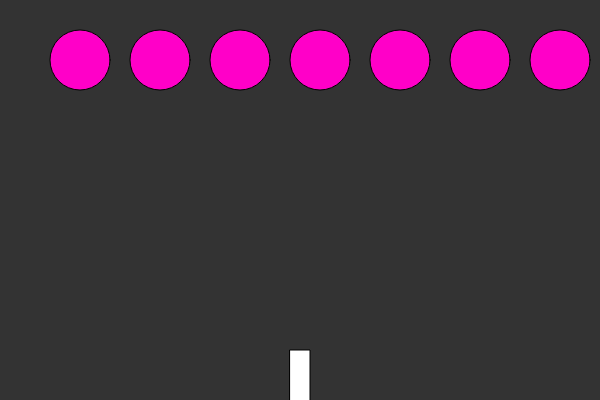
Frame 1 (no input)
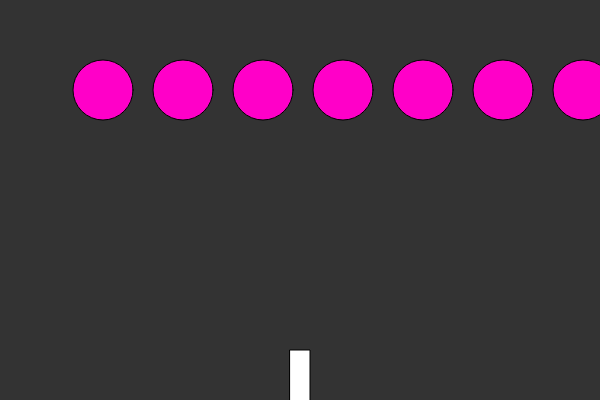
Frame 60 (no input)
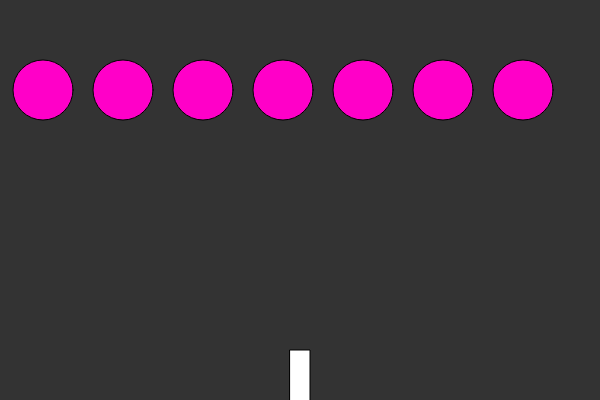
Frame 120 (the mouse pressed at the canvas centre since frame 60)

The p5.js sketch that drew these frames (run headless with seeded random() and noise() and a simulated clock; from frame 60 on, the mouse is pressed at the canvas centre):

// p5.js sketch
// ── sketch.js
var ship;
var flowers = [];
var drops = [];

function setup() {
    createCanvas(600,400);
    ship = new Ship();
    for (var i = 0; i<7; i++){
        flowers [i] = new Flower(i*80+80, 60);
    }
    //drop = new Drop(width/2,height/2);
}

function draw() {
    background(51);
    ship.show();
    ship.move();
    var edge = false;
    for (var i = 0; i < flowers.length; i++) {
        flowers[i].show();
        flowers[i].move();
        if (flowers[i].x > width || flowers[i].x < 0) {
            edge=true
        }
    }
    if (edge){
        for (var i = 0; i<flowers.length; i++){
            flowers[i].shiftDown();
            //  console.log(width,flowers[i].x)       
        }
    } 
    for (var i = 0; i<drops.length; i++){
        drops[i].show();
        drops[i].move();
        //checking for bullet hits the cookie
        for (var j = 0; j<flowers.length; j++){
            if (drops[i].hits(flowers[j])){
                //getting rid of the cookie
                flowers.splice(j,1);
                //execute evaporate function from drop.js
                drops[i].evaporate();
            }
        } 
    }
    //getting rid of the bullet
    for (var i = drops.length-1; i>= 0; i--){
        if (drops[i].toDelete){
            drops.splice(i,1);
        }
    }
}

function keyReleased(){
    ship.setDir(0);
}

function keyPressed(){
    if (key === ' '){
        var drop = new Drop(ship.x,height);
        drops.push(drop); 
    }
    if (keyCode === RIGHT_ARROW){
        ship.setDir(1);
    }else if (keyCode === LEFT_ARROW){
        ship.setDir(-1);
    }
}
// ── drop.js
function Drop(x, y){
    this.x = x;
    this.y = y;

    this.show = function(){
        noStroke();
        fill(150, 0, 255);
        ellipse(this.x, this.y,12,12);
    }

    this.move = function(){
        this.y = this.y - 3;
    }

}
// ── flower.js
function Flower(x, y){
    this.x = x;
    this.y = y;
    this.r = 30;

    this.xdir = 1;
     

    this.show = function(){
        fill(255, 0, 200);
        ellipse(this.x, this.y,this.r*2,this.r*2);
    }

    this.move = function() {
        this.x = this.x + this.xdir;
    }

    this.shiftDown = function() {
        this.xdir *= -1;
        this.y += this.r;
  }
}
// ── missiles.js
function Missiles(x,y){
    this.x = x;
    this.y = y;
    this.r = 8;

    this.show = function(){
        noStroke();
        fill(200,0, 80);
        ellipse(this.x, this.y, this.r*2,this.r*2);
    }

    this.move = function (){
        this.y = this.y + 3;
    }
}
// ── ship.js
function Ship(){
    this.x = width/2;
    this.xdir = 0;

    this.setDir = function(dir){
        this.xdir = dir;
    }
    this.show = function(){
        fill(255);
        rectMode(CENTER)
        rect(this.x, height-20,20,60);
    }

    this.move = function(dir){
        this.x += this.xdir*5; 
    }

}
